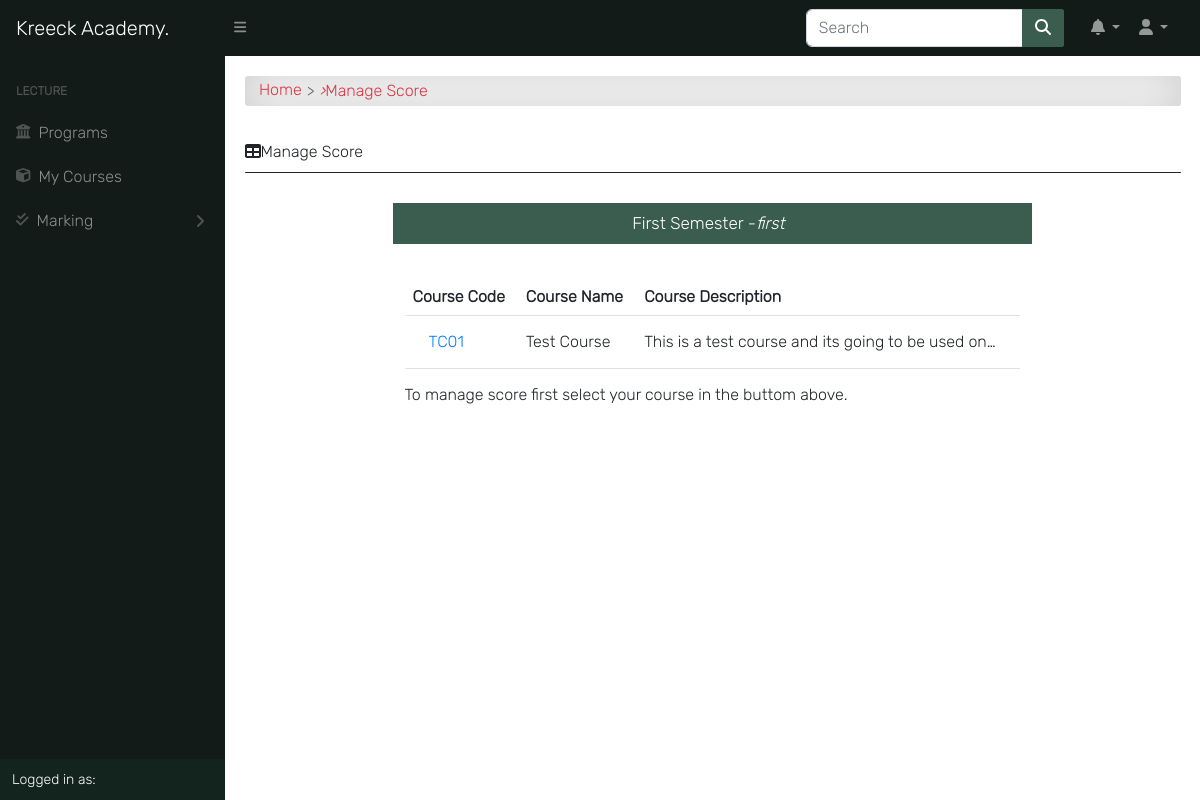
Page /result/manage-score/ (signed in) on the committed database.
### app/models.py (models this page shows)
class Semester(models.Model):
    semester = models.CharField(max_length=10, choices=SEMESTER, blank=True)
    is_current_semester = models.BooleanField(default=False, blank=True, null=True)
    session = models.ForeignKey(Session, on_delete=models.CASCADE, blank=True, null=True)
    next_semester_begins = models.DateField(null=True, blank=True)
    def __str__(self):
        return self.semester

class Session(models.Model):
    session = models.CharField(max_length=200, unique=True)
    is_current_session = models.BooleanField(default=False, blank=True, null=True)
    next_session_begins = models.DateField(blank=True, null=True)
    def __str__(self):
        return self.session

### course/models.py (models this page shows, shortened)
class Course(models.Model):
    slug = models.SlugField(blank=True, unique=True)
    title = models.CharField(max_length=200, null=True)
    code = models.CharField(max_length=200, unique=True, null=True)
    credit = models.IntegerField(null=True, default=0)
    summary = models.TextField(max_length=200, blank=True, null=True)
    program = models.ForeignKey(Program, on_delete=models.CASCADE)
    level = models.CharField(max_length=25, choices=LEVEL, null=True)
    year = models.IntegerField(choices=YEARS, default=0)
    semester = models.CharField(choices=SEMESTER, max_length=200)
    is_elective = models.BooleanField(default=False, blank=True, null=True)
    price = models.DecimalField(max_digits=10, decimal_places=2, default=0.00)
    objects = CourseManager()

### result/views.py (the view)
# urls.py: path('manage-score/', add_score, name='add_score'),
@login_required
@lecturer_required
def add_score(request):
    current_session = Session.objects.get(is_current_session=True)
    current_semester = get_object_or_404(Semester, is_current_semester=True, session=current_session)
    courses = Course.objects.filter(allocated_course__lecturer__pk=request.user.id).filter(semester=current_semester)
    context = {
        "current_session": current_session,
        "current_semester": current_semester,
        "courses": courses,
    }
    return render(request, 'result/add_score.html', context)

### templates/result/add_score.html (shortened to what this page needs)
{% extends 'base.html' %}
{% load static %}
{% block content %}
<div id="input-nav"><a href="{% url 'home' %}" class="primary1">Home</a> <i>&rsaquo;</i> Manage Score</div>
<br>
<div class="title"><i class="fas fa-table"></i>Manage Score</div>
<div class="title-line"></div><br>
<div class="row">
    <div class="col-md-8 p-0 mx-auto">
        <p class="form-title">
            {{ current_semester }} Semester - <i class="result-title">{{ current_session }}</i>
        </p><br>
        <div class="container">
            <table class="table">
                <thead>
                    <tr>
                        <th>Course Code</th>
                        <th>Course Name</th>
                        <th>Course Description</th>
                    </tr>
                </thead>
                <tbody>
                    {% for course in courses %}
                        <tr>
                            <td><a href="{% url 'add_score_for' course.id %}" title="{{ course.title }}">{{ course.code }}</a></td>
                            <td>{{ course.title }}</td>
                            <td>{{ course.summary|truncatechars:50 }}</td>
                        </tr>
                    {% empty %}
                        <tr>
                            <td colspan="3" class="text-center"><i class="far fa-frown fa-1x"></i> No courses available.</td>
                        </tr>
                    {% endfor %}
                </tbody>
            </table>
            <p>To manage score first select your course in the buttom above.</p>
        </div>
    </div>
</div>
{% endblock content %}

### static/css/all.css (style rules this page uses)
.fa-table:before { content: "\f0ce"; }

### static/css/style.css (style rules this page uses)
*, body { font-family: "Inter", sans-serif; }
body { background-color: #ffffff; }
.table td, .table th { vertical-align: middle; }
.table tbody > tr > td > a { display: -webkit-box; display: -ms-flexbox; display: flex; color: #007bff; padding: 0.5rem 1rem; -webkit-transition: 0.2s; transition: 0.2s; }
#input-nav { display: -webkit-box; display: -ms-flexbox; display: flex; -ms-flex-wrap: wrap; flex-wrap: wrap; -webkit-box-align: center; -ms-flex-align: center; align-items: center; padding: 0.3rem 0.9rem; margin-bottom: 1rem; color: #dc3545; border-radius: 3px; background-color: #fff !important; -webkit-box-shadow: inset 0 0 2.5rem rgba(0, 0, 0, 0.2); box-shadow: inset 0 0 2.5rem rgba(0, 0, 0, 0.2); }
#input-nav a { color: #dc3545; }
#input-nav a::after { content: ">"; color: #666; margin: 0 5px; vertical-align: middle; }
a { color: #666; text-decoration: none; }
.col-md-8 i { margin-right: 8px; }
.title-line { height: 1px; background-color: #212529; border-radius: 2em; margin: 10px auto; }
.form-title { display: -webkit-box; display: -ms-flexbox; display: flex; -webkit-box-align: center; -ms-flex-align: center; align-items: center; -webkit-box-pack: center; -ms-flex-pack: center; justify-content: center; font-weight: 400; font-size: 17px; padding: 10px; background: #3b5d50; color: #fff; text-align: center; margin-bottom: 15px; }
.form-title i { margin-right: 8px; }

### rows in the picture
Semester: semester "First"
Session: session "first"
Course: code "TC01", title "Test Course", summary "This is a test course and its going to be used on…"
